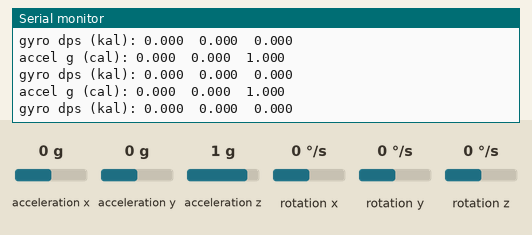
Bench run of a sketch on a simulated Seeed XIAO ESP32-S3. On the bench: the last lines printed to the serial monitor. The test bench sets the inputs (shaded band); at power-on: acceleration x 0 g, acceleration y 0 g, acceleration z 1 g, rotation x 0 °/s, rotation y 0 °/s, rotation z 0 °/s.

Above: at 11.0 s.
11.1 s: acceleration x set to 0.2 g
At 11.81 s:
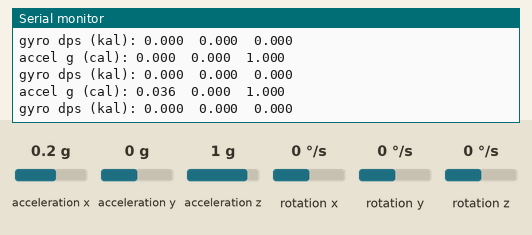
12.6 s: acceleration y set to -1.4 g
At 12.62 s:
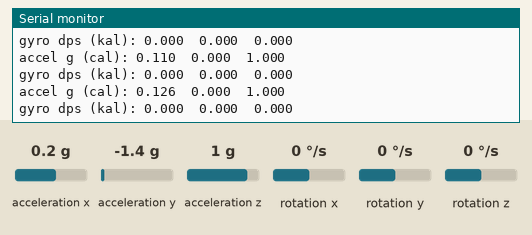
14.1 s: acceleration z set to 0.8 g
At 14.23 s:
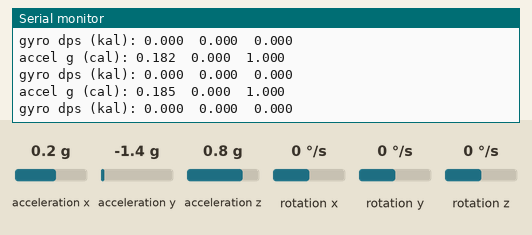
15.6 s: rotation x set to 9 °/s
At 15.65 s:
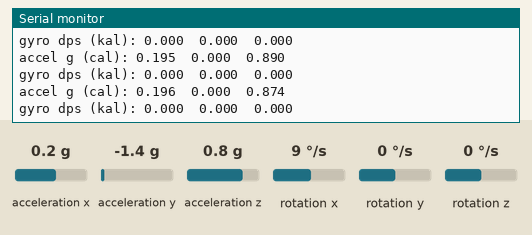
17.1 s: rotation y set to 9 °/s
At 17.26 s:
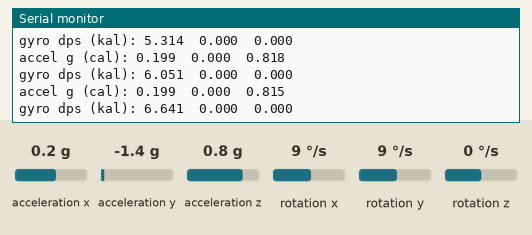
Timing chart, 0 to 19.6 s (numbered marks = the images above; inputs shaded):
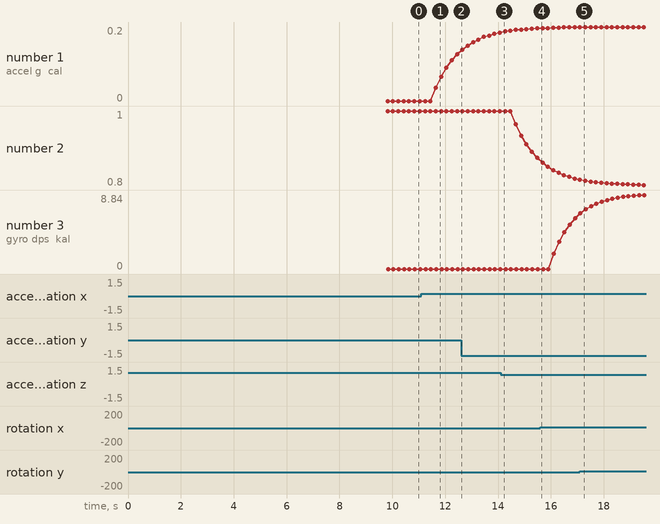

Measured:
- after the input at 11.1 s, the serial monitor: prints a new line after 0.54 s (image 1)
- plotted number 1: 0 → 0.13 after the input at 11.1 s, 0.13 → 0.18 after the input at 12.6 s
- plotted number 2: 1 → 0.87 after the input at 14.1 s
- plotted number 3: 0 → 6.05 after the input at 15.6 s

The sketch:

nextMPU.ino
```cpp
#include <Wire.h>
#include <MPU9250_asukiaaa.h>

// XIAO ESP32S3 I2C pins
#define SDA_PIN 5
#define SCL_PIN 6
#define I2C_HZ  400000   // Use 100000 if you see I2C NACKs

MPU9250_asukiaaa imu;

uint8_t sensorId = 0;

// Calibration storage
float gyroBiasX=0, gyroBiasY=0, gyroBiasZ=0;   // deg/s
float accBiasX=0,  accBiasY=0,  accBiasZ=0;    // g

//  median filter
template<size_t N>
struct Median {
  float buf[N]; uint8_t idx=0; bool primed=false;
  Median(){ for(size_t i=0;i<N;i++) buf[i]=0; }
  float push(float v){
    buf[idx++] = v; if(idx>=N){ idx=0; primed=true; }
    float tmp[N]; for(size_t i=0;i<N;i++) tmp[i]=buf[i];
    for(size_t i=1;i<N;i++){ float key=tmp[i]; int j=i-1; while(j>=0 && tmp[j]>key){ tmp[j+1]=tmp[j]; j--; } tmp[j+1]=key; }
    return primed ? tmp[N/2] : v; // before primed returns latest
  }
};
Median<5> gxMed, gyMed, gzMed;
Median<5> axMed, ayMed, azMed;

// EMA (accel smoothing)
struct EMA {
  float y=0; bool init=false;
  float update(float x, float alpha){
    if(!init){ y=x; init=true; }
    else y = alpha*x + (1.0f-alpha)*y;
    return y;
  }
} axEMA, ayEMA, azEMA;

// simple 1D Kalman filter per gyro axis
struct Kalman1D {
  float x=0.0f;   // estimate
  float P=1.0f;   // covariance
  float Q=0.03f;  // process noise  (↑ = faster, ↓ = smoother)
  float R=0.60f;  // measure noise   (↑ = smoother)
  bool init=false;
  Kalman1D() {}
  Kalman1D(float q,float r): Q(q),R(r){}
  void reset(float v){ x=v; P=1.0f; init=true; }
  float update(float z){
    if(!init){ reset(z); return x; }
    P = P + Q;
    float K = P / (P + R);
    x = x + K * (z - x);
    P = (1.0f - K) * P;
    return x;
  }
};
Kalman1D kx(0.03f, 0.60f), ky(0.03f, 0.60f), kz(0.03f, 0.60f);

// tunables
const uint16_t CAL_SAMPLES   = 1000;    // more samples = better bias
const uint16_t CAL_DELAY_MS  = 4;       // ~250 Hz during calibration
const uint8_t  LOOP_AVG_N    = 5;       // sub-samples per loop (fast average)
const uint16_t LOOP_SUB_MS   = 2;       // spacing between sub-samples
const float    ACC_EMA_ALPHA = 0.18f;   // 0.1–0.3
const float    OUTLIER_GYR_DPS = 20.0f; // reject sudden > this diff vs previous
const float    OUTLIER_ACC_G   = 0.30f;

// helpers to read once
bool readAccelOnce(float& x,float& y,float& z){
  if(imu.accelUpdate()!=0) return false;
  x = imu.accelX(); y = imu.accelY(); z = imu.accelZ(); // g
  return true;
}
bool readGyroOnce(float& x,float& y,float& z){
  if(imu.gyroUpdate()!=0) return false;
  x = imu.gyroX(); y = imu.gyroY(); z = imu.gyroZ();    // deg/s
  return true;
}

// sub-sample averaged reads with outlier clamp
bool readAccelAvg(float& x,float& y,float& z){
  float sx=0, sy=0, sz=0;
  static bool havePrev=false; static float px=0,py=0,pz=0;
  for(uint8_t i=0;i<LOOP_AVG_N;i++){
    float ax,ay,az;
    if(!readAccelOnce(ax,ay,az)) return false;
    if(havePrev){
      if(fabs(ax-px)>OUTLIER_ACC_G) ax=px;
      if(fabs(ay-py)>OUTLIER_ACC_G) ay=py;
      if(fabs(az-pz)>OUTLIER_ACC_G) az=pz;
    }
    sx+=ax; sy+=ay; sz+=az;
    px=ax; py=ay; pz=az; havePrev=true;
    delay(LOOP_SUB_MS);
  }
  x=sx/LOOP_AVG_N; y=sy/LOOP_AVG_N; z=sz/LOOP_AVG_N;
  return true;
}
bool readGyroAvg(float& x,float& y,float& z){
  float sx=0, sy=0, sz=0;
  static bool havePrev=false; static float px=0,py=0,pz=0;
  for(uint8_t i=0;i<LOOP_AVG_N;i++){
    float gx,gy,gz;
    if(!readGyroOnce(gx,gy,gz)) return false;
    if(havePrev){
      if(fabs(gx-px)>OUTLIER_GYR_DPS) gx=px;
      if(fabs(gy-py)>OUTLIER_GYR_DPS) gy=py;
      if(fabs(gz-pz)>OUTLIER_GYR_DPS) gz=pz;
    }
    sx+=gx; sy+=gy; sz+=gz;
    px=gx; py=gy; pz=gz; havePrev=true;
    delay(LOOP_SUB_MS);
  }
  x=sx/LOOP_AVG_N; y=sy/LOOP_AVG_N; z=sz/LOOP_AVG_N;
  return true;
}

// stationary calibration: gyro + accel (board flat & still)
void calibrateStationary(uint16_t samples=CAL_SAMPLES){
  Serial.println("\n[Cal] Keep board FLAT & STILL …");
  delay(1500);

  double gxSum=0, gySum=0, gzSum=0;
  double axSum=0, aySum=0, azSum=0;

  for(uint16_t i=0;i<samples;i++){
    float gx,gy,gz, ax,ay,az;
    if(readGyroOnce(gx,gy,gz)){ gxSum+=gx; gySum+=gy; gzSum+=gz; }
    if(readAccelOnce(ax,ay,az)){ axSum+=ax; aySum+=ay; azSum+=az; }
    delay(CAL_DELAY_MS);
  }

  gyroBiasX = gxSum / samples;
  gyroBiasY = gySum / samples;
  gyroBiasZ = gzSum / samples;

  float axMean = axSum / samples;
  float ayMean = aySum / samples;
  float azMean = azSum / samples;
  accBiasX = axMean;
  accBiasY = ayMean;
  accBiasZ = azMean - 1.0f;

  // reset filters to the zero-biased streams
  kx.reset(0); ky.reset(0); kz.reset(0);
  gxMed = Median<5>(); gyMed = Median<5>(); gzMed = Median<5>();
  axMed = Median<5>(); ayMed = Median<5>(); azMed = Median<5>();
  axEMA.init = ayEMA.init = azEMA.init = false;

  Serial.println("[Cal] Gyro bias (deg/s): " + String(gyroBiasX,4) + ", " + String(gyroBiasY,4) + ", " + String(gyroBiasZ,4));
  Serial.println("[Cal] Acc  bias (g)   : " + String(accBiasX,4) + ", " + String(accBiasY,4) + ", " + String(accBiasZ,4));

  // sanity: |acc| should be close to 1 g
  float gmag = sqrtf((axMean-accBiasX)*(axMean-accBiasX) + (ayMean-accBiasY)*(ayMean-accBiasY) + (azMean-accBiasZ-1.0f)*(azMean-accBiasZ-1.0f));
  if (fabs((azMean - accBiasZ) - 1.0f) > 0.15f) {
    Serial.println("[Cal] Acc magnitude off, retrying once…");
    delay(800);
    calibrateStationary(samples/2); // quick retry
  }
}

// auto re-zero gyro when stationary (handles temp drift)
void autoRezeroGyroIfStill() {
  const float GYR_STILL_DPS   = 0.45f;   // all |gyro| below → still
  const float ACC_MAG_TARGET  = 1.0f;    // |acc| ≈ 1g when still
  const float ACC_MAG_TOL     = 0.05f;   // ±0.05 g
  const uint32_t STILL_MS     = 3000;    // hold time before re-zero
  const int REZERO_SAMPLES    = 260;
  const int REZERO_DELAY_MS   = 3;

  static uint32_t tStart = 0;
  static bool tracking = false;

  float ax,ay,az, gx,gy,gz;
  if(!readAccelOnce(ax,ay,az)) return;
  if(!readGyroOnce(gx,gy,gz))  return;

  gx -= gyroBiasX; gy -= gyroBiasY; gz -= gyroBiasZ;
  ax -= accBiasX;  ay -= accBiasY;  az -= accBiasZ;

  float gyrAbsMax = max(max(fabs(gx), fabs(gy)), fabs(gz));
  float accMag = sqrtf(ax*ax + ay*ay + az*az);
  bool still = (gyrAbsMax < GYR_STILL_DPS) && (fabs(accMag - ACC_MAG_TARGET) < ACC_MAG_TOL);

  uint32_t now = millis();
  if(still){
    if(!tracking){ tStart = now; tracking = true; }
    if(now - tStart > STILL_MS){
      double sx=0, sy=0, sz=0;
      for(int i=0;i<REZERO_SAMPLES;i++){
        float x,y,z;
        if(readGyroOnce(x,y,z)){ sx+=x; sy+=y; sz+=z; }
        delay(REZERO_DELAY_MS);
      }
      gyroBiasX = sx/REZERO_SAMPLES;
      gyroBiasY = sy/REZERO_SAMPLES;
      gyroBiasZ = sz/REZERO_SAMPLES;

      // reset filters after bias change
      kx.reset(0); ky.reset(0); kz.reset(0);
      gxMed = Median<5>(); gyMed = Median<5>(); gzMed = Median<5>();

      Serial.println("[AutoZero] Gyro bias (deg/s): " +
        String(gyroBiasX,4) + ", " + String(gyroBiasY,4) + ", " + String(gyroBiasZ,4));
      tracking = false;
    }
  } else {
    tracking = false;
  }
}

void setup() {
  Serial.begin(115200);
  while(!Serial) {}
  Serial.println("started");

  Wire.begin(SDA_PIN, SCL_PIN);
  Wire.setClock(I2C_HZ);

  imu.setWire(&Wire);

  // Warm-up (helps gyro temp settle)
  delay(700);

  // WHO_AM_I (0x71=MPU9250, 0x73=MPU9255, 0x70=MPU6500)
  if (imu.readId(&sensorId) == 0) {
    Serial.print("WHO_AM_I: 0x"); Serial.println(sensorId, HEX);
  } else {
    Serial.println("Cannot read WHO_AM_I");
  }

  imu.beginAccel();
  imu.beginGyro();

  calibrateStationary(CAL_SAMPLES);

  Serial.println("[Setup] Done.\n");
}

void loop() {
  // Accel: sub-avg -> bias -> median5 -> EMA
  float ax,ay,az;
  if(readAccelAvg(ax,ay,az)){
    float ax_c = ax - accBiasX;
    float ay_c = ay - accBiasY;
    float az_c = az - accBiasZ;

    ax_c = axMed.push(ax_c);
    ay_c = ayMed.push(ay_c);
    az_c = azMed.push(az_c);

    ax_c = axEMA.update(ax_c, ACC_EMA_ALPHA);
    ay_c = ayEMA.update(ay_c, ACC_EMA_ALPHA);
    az_c = azEMA.update(az_c, ACC_EMA_ALPHA);

    Serial.print("accel g (cal): ");
    Serial.print(ax_c,3); Serial.print('\t');
    Serial.print(ay_c,3); Serial.print('\t');
    Serial.println(az_c,3);
  } else {
    Serial.println("accel read fail");
  }

  // Gyro: sub-avg -> bias -> median5 -> Kalman
  float gx,gy,gz;
  if(readGyroAvg(gx,gy,gz)){
    float gx_c = gx - gyroBiasX;
    float gy_c = gy - gyroBiasY;
    float gz_c = gz - gyroBiasZ;

    gx_c = gxMed.push(gx_c);
    gy_c = gyMed.push(gy_c);
    gz_c = gzMed.push(gz_c);

    gx_c = kx.update(gx_c);
    gy_c = ky.update(gy_c);
    gz_c = kz.update(gz_c);

    Serial.print("gyro dps (kal): ");
    Serial.print(gx_c,3); Serial.print('\t');
    Serial.print(gy_c,3); Serial.print('\t');
    Serial.println(gz_c,3);
  } else {
    Serial.println("gyro read fail");
  }

  // Drift control when still
  autoRezeroGyroIfStill();

  Serial.println();
  delay(160);  // ~15–18 Hz print, internal sampling much higher
}
```
